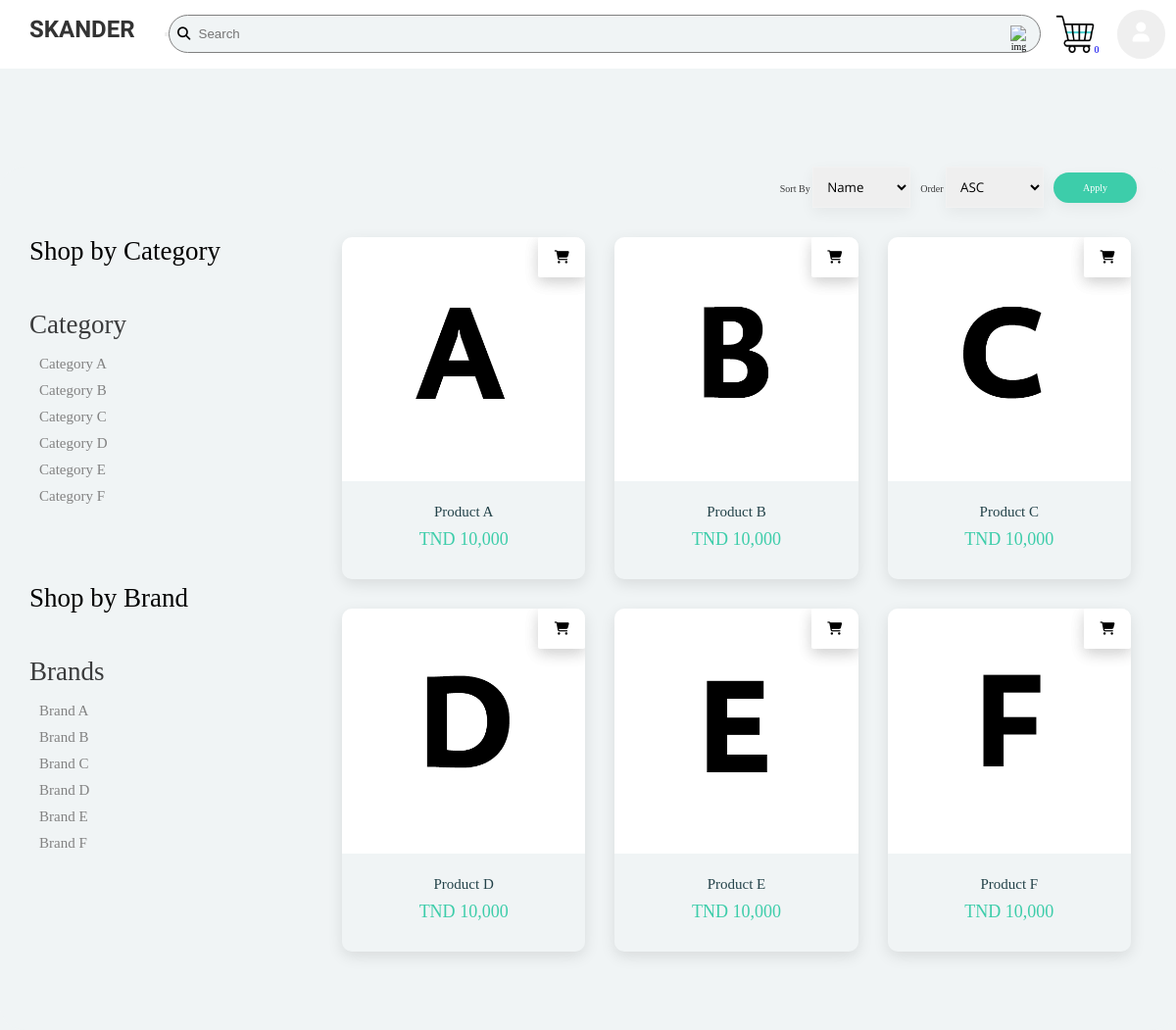
Page /home on the earlier database version.
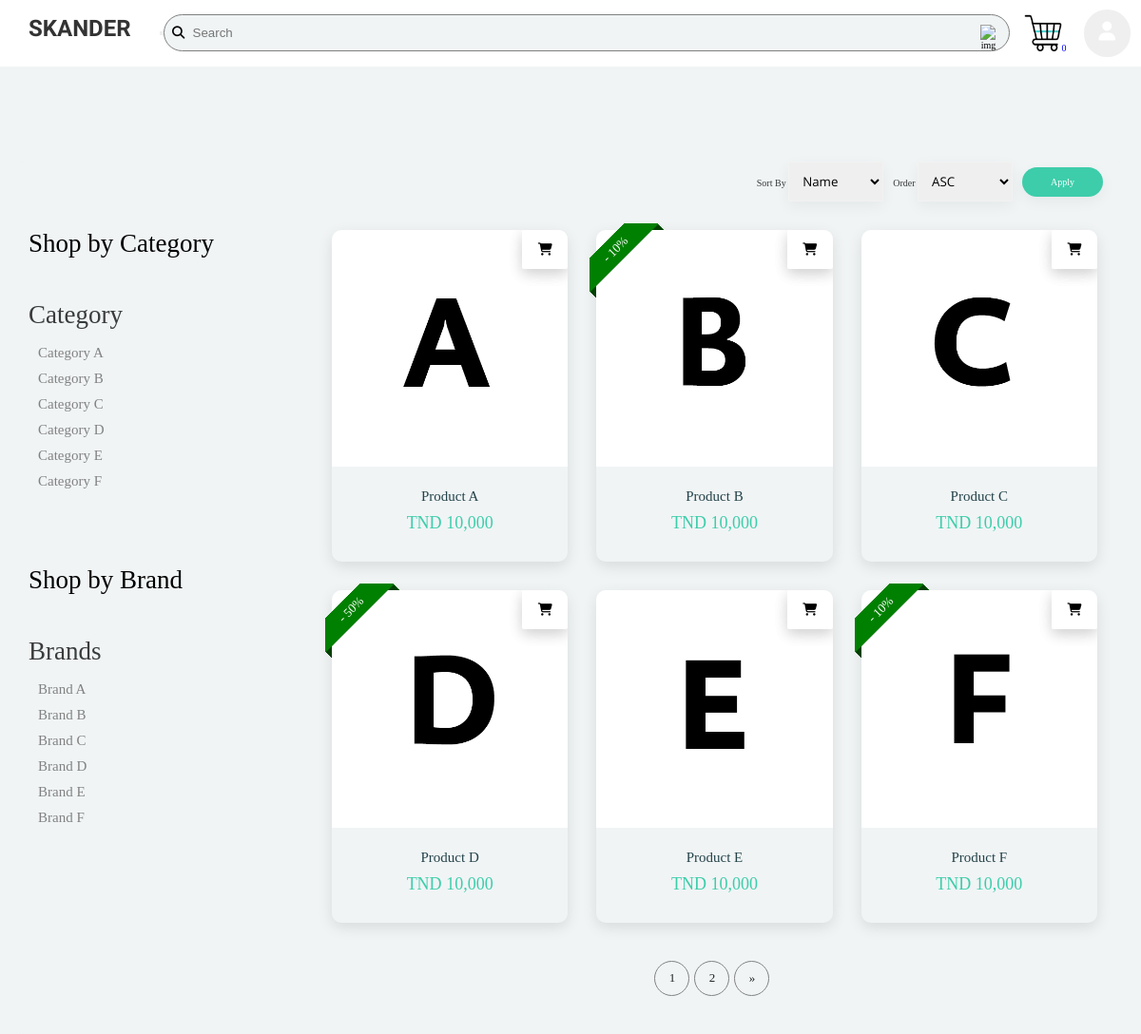
Same page on the later database version.
### pet_shop/products/models.py (models this page shows, shortened)
class CategoryName(db.Model):
    __tablename__ = 'category'
    id = db.Column(db.Integer, primary_key=True)
    name = db.Column(db.String(30), unique=True, nullable=False)
    user_id = db.Column(db.Integer, db.ForeignKey('users.id'), nullable=False)
    pub_date = db.Column(db.DateTime, nullable=False, default=datetime.utcnow)

class BrandName(db.Model):
    __tablename__ = 'brand'
    id = db.Column(db.Integer, primary_key=True)
    name = db.Column(db.String(30), unique=True, nullable=False)
    user_id = db.Column(db.Integer, db.ForeignKey('users.id'), nullable=False)
    pub_date = db.Column(db.DateTime, nullable=False, default=datetime.utcnow)

class NewProduct(db.Model):
    __tablename__ = 'newproduct'
    __searchable__ = ['name', "desc"]
    id = db.Column(db.Integer, primary_key=True)
    name = db.Column(db.String(80), nullable=False)
    image_1 = db.Column(db.String(150), nullable=False, default='default.png')
    image_2 = db.Column(db.String(150), nullable=False, default='default.png')
    image_3 = db.Column(db.String(150), nullable=False, default='default.png')
    price = db.Column(db.Numeric(precision=8, asdecimal=False, decimal_return_scale=None), nullable=False)
    discount = db.Column(db.Integer, default=0)
    stock = db.Column(db.Integer, nullable=False)
    colors = db.Column(db.Text, nullable=False, default="gjkgkj")
    desc = db.Column(db.Text, nullable=False, default="ghjgk")
    pub_date = db.Column(db.DateTime, nullable=False, default=datetime.utcnow)
    category_id = db.Column(db.Integer, db.ForeignKey('category.id'),nullable=False)
    category = db.relationship('CategoryName',backref=db.backref('categories', lazy=True))
    brand_id = db.Column(db.Integer, db.ForeignKey('brand.id'),nullable=False)
    brand = db.relationship('BrandName',backref=db.backref('brands', lazy=True))
    user_id = db.Column(db.Integer, db.ForeignKey('users.id'), nullable=False)
    @app.template_filter()
    def numberFormat(value):
        return format(int(value), ',d')

### pet_shop/customers/routes.py (the view)
@app.route('/')
@app.route('/home', methods=["GET", "POST"])
def CustomerP():
    page = request.args.get("page", 1, type=int)
    CustomerProduct = NewProduct
    brands = BrandName.query.join(CustomerProduct, (BrandName.id == CustomerProduct.brand_id)).all()
    categories = CategoryName.query.join(CustomerProduct, (CategoryName.id == CustomerProduct.category_id)).all()
    products = CustomerProduct.query.filter(CustomerProduct.stock > 0).paginate(page=page, per_page=6)
    return render_template("CustomerP/CustomerProduct.html", title="Welcom", products=products, brands=brands, categories=categories)

### pet_shop/templates/CustomerP/CustomerProduct.html (shortened to what this page needs)
{% extends 'CustomerP/layouat.html' %}
  {% block shop %}
  <section class="section products">
    <div class="products-layout container">
    <div class="col-1-of-4">
      <div class="brand-categ">
        <h3>Shop by Category</h3>
        <br>
        <br>
        <br>
        <br>
        <div>
          <div class="block-title">
            <h3>Category</h3>
          </div>
          {% for category in categories %}
          <ul class="block-content">
            <li>
              <label><a href="{{url_for('Display_categories', id=category.id)}}">{{category.name}}</a>
              </label>
            </li>
          </ul>
          {% endfor %}
        </div>
         <h3>Shop by Brand</h3>
         <br>
         <br>
         <br>
         <br>
        <div>
          <div class="block-title">
            <h3>Brands</h3>
          </div>
          {% for brand in brands %}
          <ul class="block-content">
            <li>
              <label>
                <a href="{{url_for('Display_brands', id=brand.id)}}">{{brand.name}}</a>
              </label>
            </li>
          </ul>
          {% endfor%}
        </div>
       </div>
      </div>
      <div class="col-3-of-4">
        <form>
          <div class="item">
            <label for="sort-by">Sort By</label>
            <select id="sort-by">
              <option value="title" selected="selected">Name</option>
            </select>
          </div>
          <div class="item">
            <label for="order-by">Order</label>
            <select name="order-by" id="order-by">
              <option value="ASC" selected="selected">ASC</option>
            </select>
          </div>
          <a href="">Apply</a>
        </form>
<div class="product-layout">
{% if brand %}
 {% for b in brand.items %}
  {% if b.discount > 0 %}
   {% if b.stock > 0 %}
    <div class="ruban left" data-ribbon="- {{b.discount}}%" style="">
     <div class="product">
      <div class="img-container">
       <div class="ruban left" data-ribbon="- {{b.discount}}%" style="">
        <a href="{{url_for('Product_detail', id=b.id)}}"><img src="{{url_for('static', filename='images/product_img/' + b.image_1)}}" alt="{{b.name}}" /></a>
       </div>
       <div class="addCart">
        <form action="{{url_for('AddToCarts')}}" method="post">
          <div>
            {%  set colors=b.colors.split(",") %}
            <select name="colors" style="visibility: hidden;">
              <!--
              <option value="Select Size" selected disabled>
                Select Color
              </option>
              -->
              {% for color in colors %}
              {%  set colors=color.split(":") %}
              <option value="{{colors[0]}}" style="visibility: hidden;">{{ colors[0]|capitalize }}</option>
              {% endfor %}
            </select>
          </div>
           <label for="quantity" style="visibility: hidden;"> Quantity: </label>
           <input name="quantity" type="hidden" value="1" min="1" max="{{b.stock}}"/>
          <input  type="hidden" name="product_id" value="{{b.id}}">
          <button type="submit"  class="addCart"><i class="fas fa-shopping-cart"></i></button>
        </form>
       </div>
      </div>
      <div class="bottom">
        <a href="{{url_for('Product_detail', id=b.id)}}">{{b.name}}</a>
       <div class="price">
        <span>TND {{b.price | numberFormat}} </span>
       </div>
      </div>
     </div>
    </div>
   {% endif %}
  {% else %}
  {% if b.stock > 0 %}
     <div class="product">
     <div class="img-container">
      <a href="{{url_for('Product_detail', id=b.id)}}"><img src="{{url_for('static', filename='images/product_img/' + b.image_1)}}" alt="{{b.name}}" /></a>
       <div class="addCart">
        <form action="{{url_for('AddToCarts')}}" method="post">
          <div>
            {%  set colors=b.colors.split(",") %}
            <select name="colors" style="visibility: hidden;">
              <!--
              <option value="Select Size" selected disabled>
                Select Color
              </option>
              -->
              {% for color in colors %}
              {%  set colors=color.split(":") %}
              <option value="{{colors[0]}}" style="visibility: hidden;">{{ colors[0]|capitalize }}</option>
              {% endfor %}
            </select>
          </div>
           <label for="quantity" style="visibility: hidden;"> Quantity: </label>
           <input name="quantity" type="hidden" value="1" min="1" max="{{b.stock}}"/>
          <input  type="hidden" name="product_id" value="{{b.id}}">
          <button type="submit"  class="addCart"><i class="fas fa-shopping-cart"></i></button>
        </form>
       </div>
      </div>
      <div class="bottom">
       <a href="{{url_for('Product_detail', id=b.id)}}">{{b.name}}</a>
       <div class="price">
        <span>TND {{b.price | numberFormat}} </span>
       </div>
     </div>
    </div>
   {% endif %}
   {% endif %}
 {% endfor %}
{% else %}
 {% for product in products.items %}
   {% if product.discount > 0 %}
     {% if product.stock > 0 %}
       <div class="ruban left" data-ribbon="- {{product.discount}}%" style="">
        <div class="product">
         <div class="img-container">
          <div class="ruban left" data-ribbon="- {{product.discount}}%" style="">
            <a href="{{url_for('Product_detail', id=product.id)}}"><img src="{{url_for('static', filename='images/product_img/' + product.image_1)}}" alt="{{product.name}}" /></a>
          </div>
           <div class="addCart">
            <form action="{{url_for('AddToCarts')}}" method="post">
              <div>
                {%  set colors=product.colors.split(",") %}
              </div>
              <button type="submit"  class="addCart"><i class="fas fa-shopping-cart"></i></button>
            </form>
           </div>
        </div>
          <div class="bottom">
            <a href="{{url_for('Product_detail', id=product.id)}}">{{product.name}}</a>
           <div class="price">
            <span>TND {{product.price | numberFormat}} </span>
           </div>
          </div>
          </div>
        </div>
      {% endif %}
    {% else %}
      {% if product.stock > 0 %}
        <div class="product">
          <div class="img-container">
            <a href="{{url_for('Product_detail', id=product.id)}}"><img src="{{url_for('static', filename='images/product_img/' + product.image_1, product_id=product_id)}}" alt="{{product.name}}" /></a>
            <div class="addCart">
              <form action="{{url_for('AddToCarts')}}" method="post">
                <div>
                  {%  set colors=product.colors.split(",") %}
                </div>
                <button type="submit"  class="addCart"><i class="fas fa-shopping-cart"></i></button>
              </form>
            </div>
          </div>
          <div class="bottom">
            <a href="{{url_for('Product_detail', id=product.id)}}">{{product.name}}</a>
            <div class="price">
              <span>TND {{product.price | numberFormat}} </span>
            </div>
          </div>
        </div>
    {% endif %}
   {% endif %}
 {% endfor %}
{% endif %}
 </div>
{% if products %}
 <div>
  <ul class="pagination">
    {% if products.total>6 %}
    {% for page_num in products.iter_pages(left_edge=1, right_edge=2, left_current=1, right_current=2) %}
    {% if page_num %}
    {% if products.page == page_num %}
    <li><a class="icon" href="{{url_for('CustomerP', page=page_num)}}">{{page_num}}</a></li>
    {% else %}
    <li><a  class="icon" href="{{url_for('CustomerP', page=page_num)}}">{{page_num}}</a></li>
    {% endif %}
    {% else %}
    <div> &#x2840 &#x2840 </div>
    {% endif %}
    {% endfor %}
    {% endif %}
    {% if products.has_next %}
    <li><a class="icon" href="{{url_for('CustomerP', page=products.next_num)}}">&raquo</a></li>
    {% endif %}
      </ul>
 </div>
 {% endif %}
 </div>
</div>
</section>
{% endblock shop %}

### pet_shop/templates/CustomerP/layouat.html (shortened to what this page needs)
<!DOCTYPE html>
<html lang="en" dir="ltr">
<head>
  <link rel="stylesheet" href="https://cdnjs.cloudflare.com/ajax/libs/font-awesome/4.7.0/css/font-awesome.min.css">
  <link rel="stylesheet" href="{{url_for('static', filename='css/Customer.css')}}" type="text/css">
  <link rel="stylesheet" href="{{url_for('static', filename='css/styles.css')}}"type="text/css">
</head>
<body>
  {% block header %}
<header>
    <nav class="nav1">
      <a href="/" class="first-li-logo">SKANDER</a>
      <ul class="first-ul">
        <li class="first-li"><button onclick="myFunction()" class="dropbtn"><i class="fa fa-user" style="font-size:20px;"></i></button></li>
        <li id="myDropdown" class="dropdown-content">
          <li  class="first-li">
            <div class="add-cart-box">
             <a href="{{url_for('ItemCarts')}}" class="addcart-a-link"><img class="addCartimg" src="{{url_for('static', filename='images/addCart.gif')}}" height="40" width="40" alt=""><span>{{session["AddToCartx"]|length}}</span></a>
            </div>
          </li>
        <li class="first-li-search">
        <div class="wrapper">
          <form action="{{url_for('search')}}">
            <button type="submit" class="search-btn"><i class="fa fa-search search-icon"></i></button>
            <input class="search" name="q" placeholder="Search" type="text">
            <img alt="img" class="clear-icon" src="{{url_for('static', filename='images/close.png')}}" />
        </form>
          </div>
        </li>
      </ul>
    </nav>
  </header>
  {% endblock header %}
{% block shop %}
{% endblock shop %}
</body>
</html>

### pet_shop/static/css/Customer.css (style rules this page uses)
* { margin: 0; padding: 0; text-decoration: none; list-style: none; }
body { background-color: #F4F7FA; background-color: #f0f4f5; height: auto; }
header { background-color: #ffffff; width: 100%; height: 70px; }
.first-li-logo { font-family: 'Prompt', sans-serif; font-size: 24px; color: rgb(51, 51, 51); font-weight: 900; text-transform: uppercase; display: block; margin: 16px 30px; float: left; }
header .nav1 .first-ul { display: block; margin: 0 1vh; }
.first-ul .first-li { display: inline; }
header .nav1 .first-ul .first-li { display: inline-block; list-style: none; padding: 0 0px; float: right; margin: 0px 3px; }
.fa-user { margin-top: -10px; cursor: pointer; color: e9e9e9; pointer-events: none; }
.dropbtn { background-color: 70707033; color: white; padding: 16px; margin-top: 10px; font-size: 16px; border: none; cursor: pointer; border-radius: 50px; }
.dropdown-content { position: absolute; display: none; overflow: auto; z-index: 2; min-width: 130px; margin-top: 70px; background-color: #ffffff; box-shadow: 0px 8px 16px 0px rgba(0, 0, 0, 0.2); border-bottom-left-radius: 5px; border-bottom-right-radius: 5px; right: 0vh; }
.container { display: flex; flex-grow: 1; max-width: 141vh; margin: auto; border-radius: 25px; background: #f0f4f5; }
.wrapper .search-btn { display: inline-block; }
header .nav1 .first-ul .first-li-search .wrapper form { position: relative; display: flex; max-width: 86%; align-items: center; text-align: center; }
.search-icon { position: absolute; top: 6px; left: 8px; width: 14px; display: inline-block; cursor: pointer; margin: 22px 5px; }
.clear-icon { position: absolute; top: 8px; right: 13px; width: 18px; cursor: pointer; margin: 18px 0; }
.search { border: 1px solid grey; border-radius: 25px; height: 33px; width: 100%; padding: 2px 23px 2px 30px; outline: 0; margin: 15px 0; background-color: #F0F4F5; }
header .nav1 .first-ul .first-li .add-cart-box .addcart-a-link { display: inline-block; padding: 0 0px; margin: 14px 12px; }
.addcart-a-link { margin: 10px 0; padding: 100px; }

Differences in the rows shown:
changed NewProduct "Product B": discount 0 → 10 (drawn); image_1: picture added; image_1: picture removed
changed NewProduct "Product D": discount 0 → 50 (drawn); image_1: picture added; image_1: picture removed
changed NewProduct "Product F": discount 0 → 10 (drawn); image_1: picture added; image_1: picture removed
Other differences:
new list line: "1"
new list line: "2"
